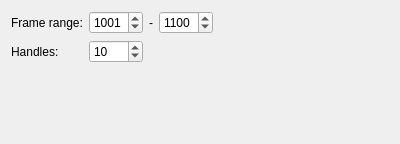
<?xml version="1.0" encoding="UTF-8"?>
<ui version="4.0">
 <class>settings_frame</class>
 <widget class="QFrame" name="settings_frame">
  <property name="geometry">
   <rect>
    <x>0</x>
    <y>0</y>
    <width>400</width>
    <height>144</height>
   </rect>
  </property>
  <property name="windowTitle">
   <string>Frame</string>
  </property>
  <property name="frameShape">
   <enum>QFrame::NoFrame</enum>
  </property>
  <layout class="QFormLayout" name="formLayout">
   <property name="fieldGrowthPolicy">
    <enum>QFormLayout::ExpandingFieldsGrow</enum>
   </property>
   <item row="0" column="0">
    <widget class="QLabel" name="range_label">
     <property name="text">
      <string>Frame range:</string>
     </property>
    </widget>
   </item>
   <item row="0" column="1">
    <layout class="QHBoxLayout" name="range_horizontalLayout">
     <item>
      <widget class="QSpinBox" name="rangeStart_spinBox">
       <property name="minimum">
        <number>0</number>
       </property>
       <property name="maximum">
        <number>9999</number>
       </property>
       <property name="value">
        <number>1001</number>
       </property>
       <property name="xmlTag" stdset="0">
        <string>rangeStart</string>
       </property>
      </widget>
     </item>
     <item>
      <widget class="QLabel" name="rangeSep_label">
       <property name="sizePolicy">
        <sizepolicy hsizetype="Maximum" vsizetype="Preferred">
         <horstretch>0</horstretch>
         <verstretch>0</verstretch>
        </sizepolicy>
       </property>
       <property name="text">
        <string>-</string>
       </property>
      </widget>
     </item>
     <item>
      <widget class="QSpinBox" name="rangeEnd_spinBox">
       <property name="minimum">
        <number>0</number>
       </property>
       <property name="maximum">
        <number>9999</number>
       </property>
       <property name="value">
        <number>1100</number>
       </property>
       <property name="xmlTag" stdset="0">
        <string>rangeEnd</string>
       </property>
      </widget>
     </item>
    </layout>
   </item>
   <item row="1" column="0">
    <widget class="QLabel" name="handles_label">
     <property name="text">
      <string>Handles:</string>
     </property>
    </widget>
   </item>
   <item row="1" column="1">
    <widget class="QSpinBox" name="handles_spinBox">
     <property name="maximum">
      <number>9999</number>
     </property>
     <property name="value">
      <number>10</number>
     </property>
     <property name="xmlTag" stdset="0">
      <string>handles</string>
     </property>
    </widget>
   </item>
  </layout>
 </widget>
 <tabstops>
  <tabstop>rangeStart_spinBox</tabstop>
  <tabstop>rangeEnd_spinBox</tabstop>
  <tabstop>handles_spinBox</tabstop>
 </tabstops>
 <resources/>
 <connections/>
</ui>
